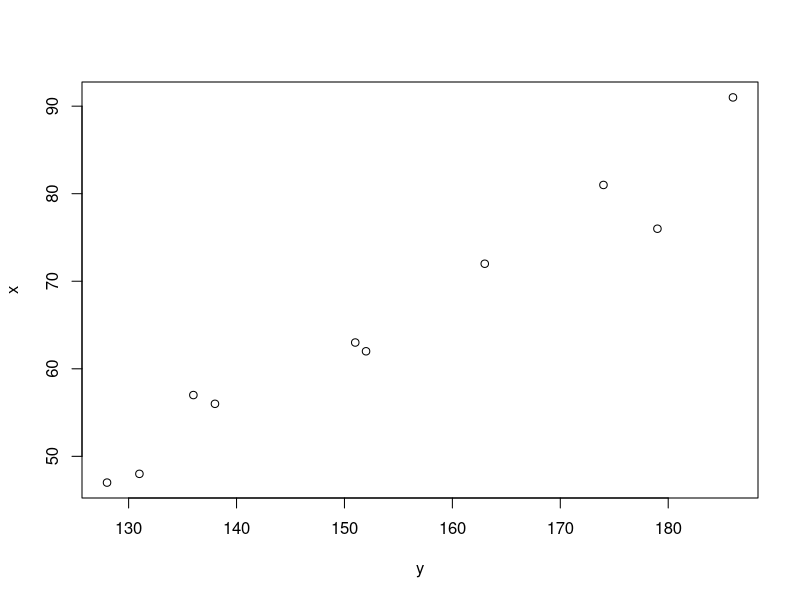
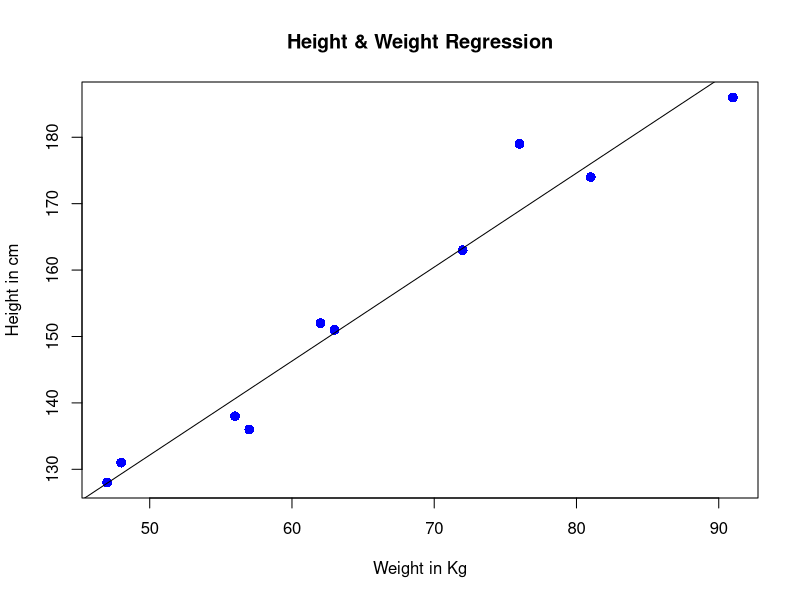
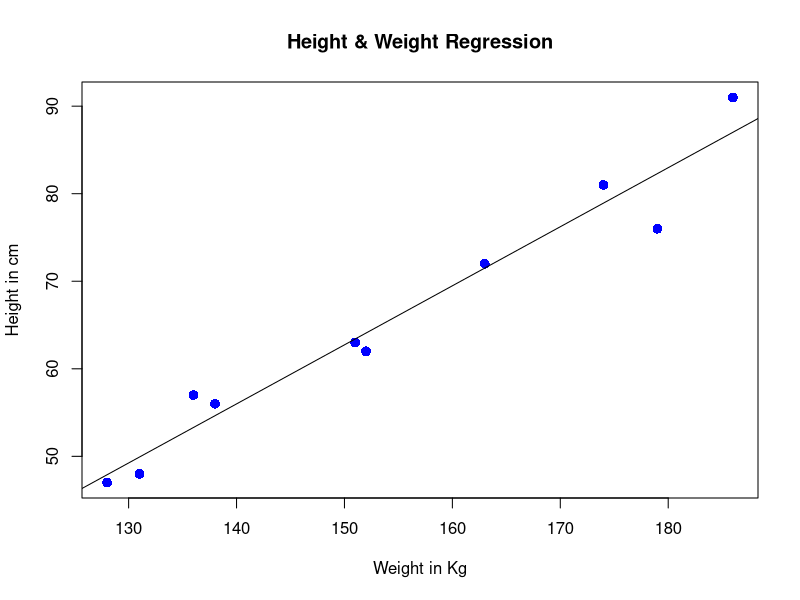

Generate these figures, in order, with R:
dev.off()

x <- c(63, 81, 56, 91, 47, 57, 76, 72, 62, 48)
y <- c(151, 174, 138, 186, 128, 136, 179, 163, 152, 131)


cor(x,y)

# Apply the lm() function.
relation <- lm(y~x)

?lm

plot(y,x)

print(relation)

#Visualise the relation

plot(x,y,col = "blue",main = "Height & Weight Regression",
     cex = 1.3,pch = 16,xlab = "Weight in Kg",ylab = "Height in cm")
abline(lm(y~x))



# Find height of a person with weight 70.
#predict(relation,70)


# Apply the lm() function.
relation <- lm(y~x)

a <- data.frame(x = 70)
height <-  predict(relation,a)
height

# Find weight of a person with height 160.
dev.off()
relation <- lm(x~y)
plot(y,x,col = "blue",main = "Height & Weight Regression",
     cex = 1.3,pch = 16,xlab = "Weight in Kg",ylab = "Height in cm")
abline(lm(x~y))
b <- data.frame(y = 160)
weight <-  predict(relation,b)


